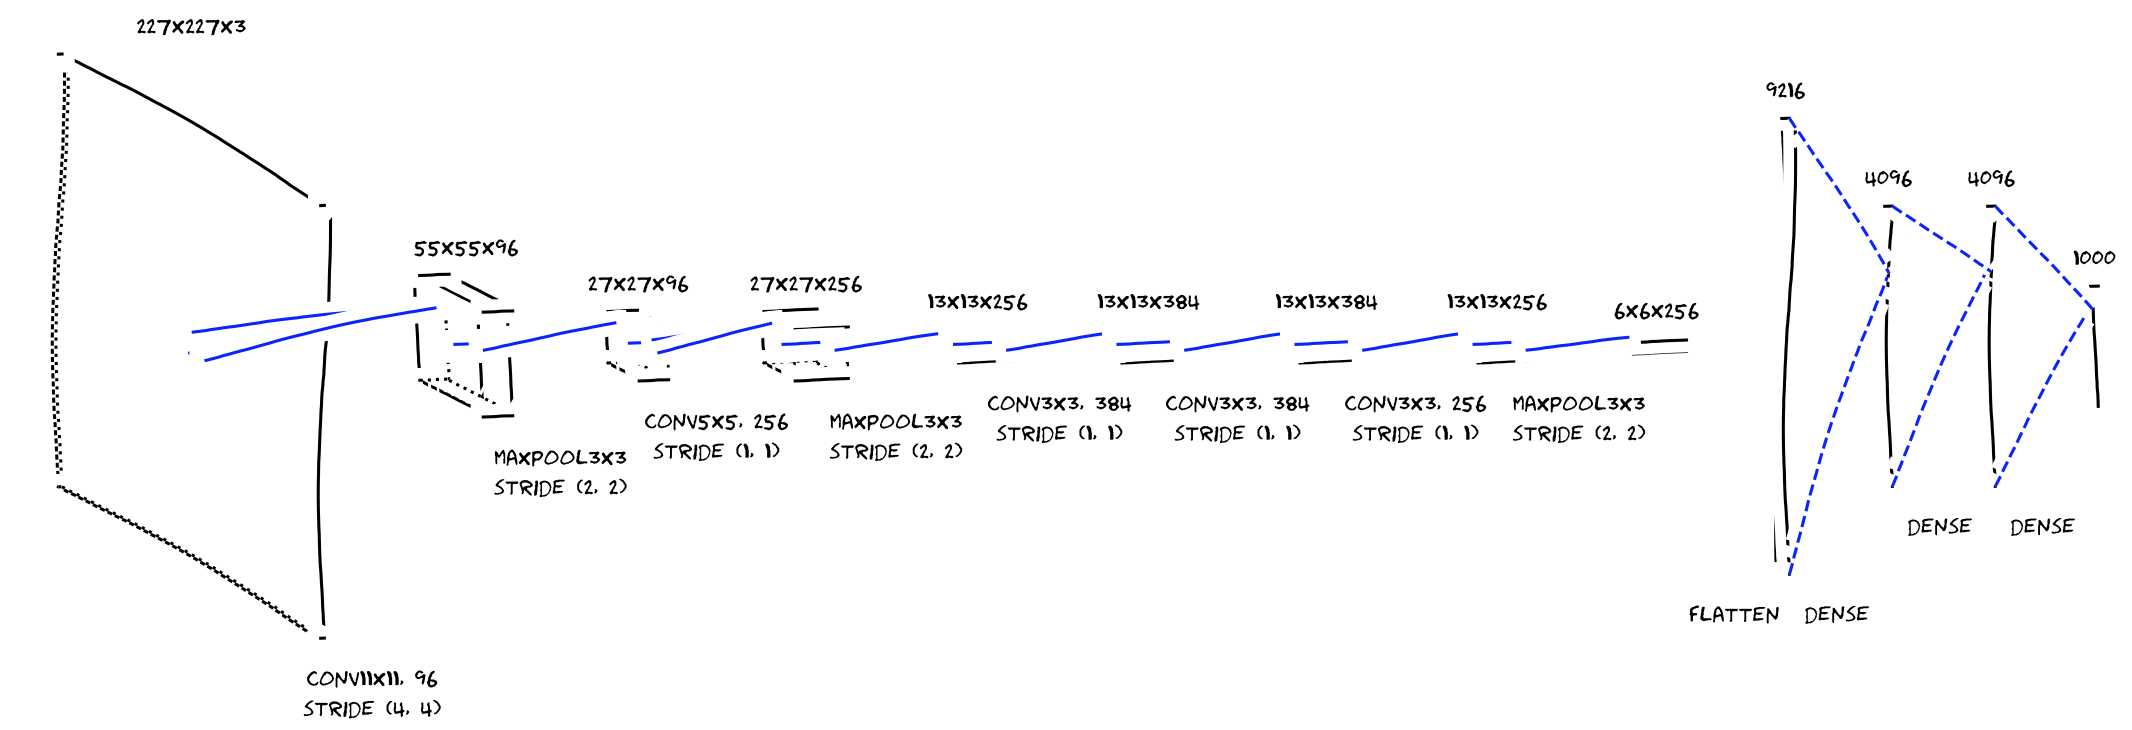

Generate this figure with Python:
import os
import sys
sys.path.append(os.path.dirname(os.path.dirname(os.path.abspath(__file__))))
from convnet_drawer import Model, Conv2D, MaxPooling2D, Flatten, Dense, config
from matplotlib_util import save_model_to_file
from matplotlib import pyplot as plt
plt.xkcd()


def main():
    config.text_size = 16
    model = Model(input_shape=(227, 227, 3))
    model.add(Conv2D(96, (11, 11), (4, 4)))
    model.add(MaxPooling2D((3, 3), strides=(2, 2)))
    model.add(Conv2D(256, (5, 5), padding="same"))
    model.add(MaxPooling2D((3, 3), strides=(2, 2)))
    model.add(Conv2D(384, (3, 3), padding="same"))
    model.add(Conv2D(384, (3, 3), padding="same"))
    model.add(Conv2D(256, (3, 3), padding="same"))
    model.add(MaxPooling2D((3, 3), strides=(2, 2)))
    model.add(Flatten())
    model.add(Dense(4096))
    model.add(Dense(4096))
    model.add(Dense(1000))
    save_model_to_file(model, os.path.splitext(os.path.basename(__file__))[0] + ".pdf")


if __name__ == '__main__':
    main()
